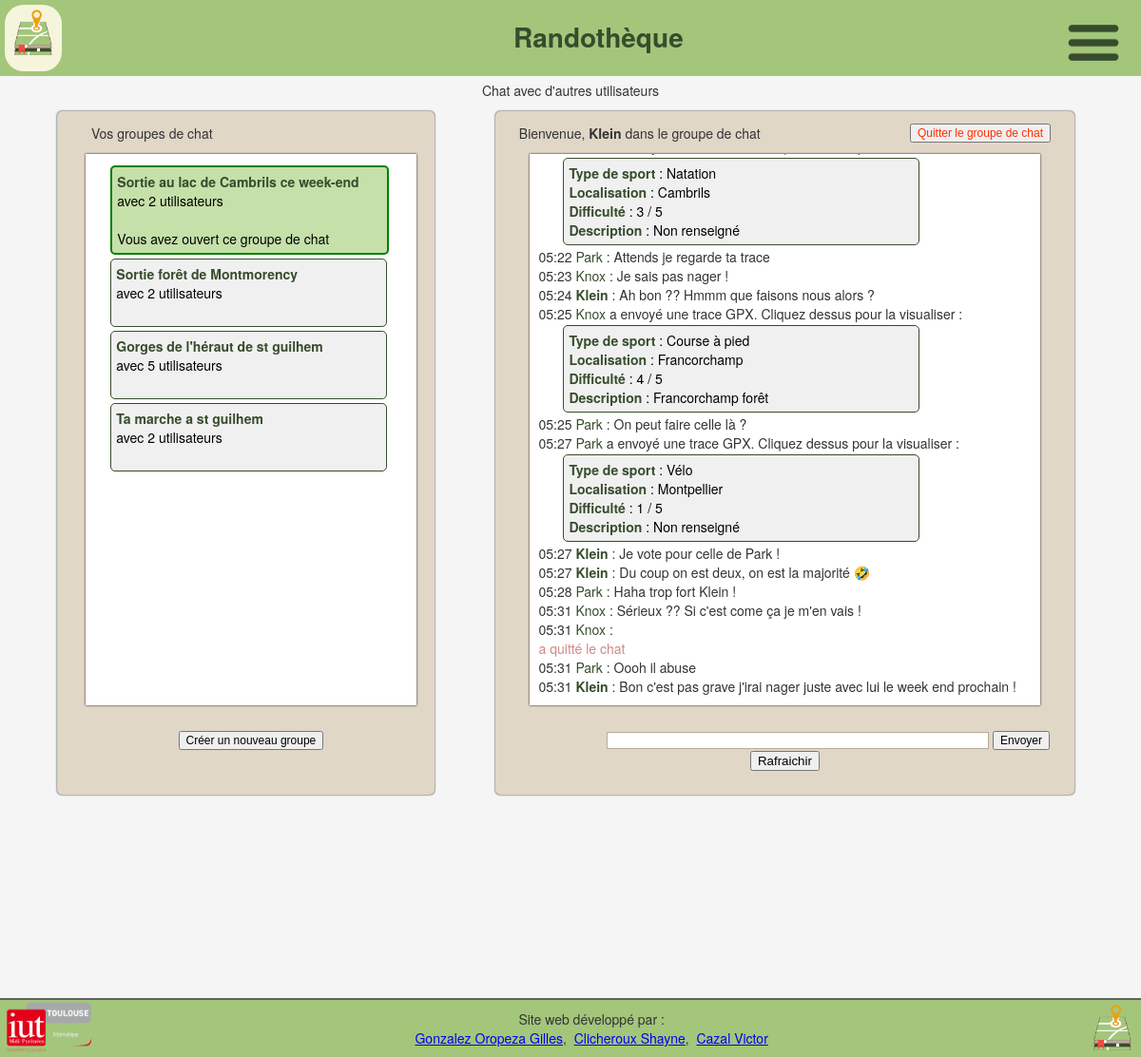
The page /chat.php?id_conv=6 (signed in) on the database its author committed.
### tables this page shows
CREATE TABLE IF NOT EXISTS `participer` (
  `Id_Utilisateur` int(11) NOT NULL,
  `Id_Conversation` int(11) NOT NULL,
  PRIMARY KEY (`Id_Utilisateur`,`Id_Conversation`),
  KEY `Id_Conversation` (`Id_Conversation`)
);

CREATE TABLE IF NOT EXISTS `conversation` (
  `Id_Conversation` int(11) NOT NULL AUTO_INCREMENT,
  `Libelle` varchar(100) DEFAULT NULL,
  PRIMARY KEY (`Id_Conversation`)
);

CREATE TABLE IF NOT EXISTS `message` (
  `Id_Utilisateur` int(11) NOT NULL,
  `Date_heure` bigint(20) NOT NULL,
  `Contenu` mediumtext,
  `Id_Conversation` int(11) NOT NULL,
  PRIMARY KEY (`Id_Utilisateur`,`Date_heure`),
  KEY `Id_Conversation` (`Id_Conversation`)
);

CREATE TABLE IF NOT EXISTS `utilisateur` (
  `Id_Utilisateur` int(11) NOT NULL AUTO_INCREMENT,
  `Mail` varchar(50) NOT NULL,
  `Nom_d_utilisateur` varchar(50) NOT NULL,
  `Mot_de_passe` varchar(50) NOT NULL,
  `Poids` int(11) DEFAULT NULL,
  `Taille` int(11) DEFAULT NULL,
  `Sexe` char(1) DEFAULT NULL,
  `DateN` varchar(50) DEFAULT NULL,
  PRIMARY KEY (`Id_Utilisateur`),
  UNIQUE KEY `Nom_d_utilisateur` (`Nom_d_utilisateur`),
  UNIQUE KEY `Mail` (`Mail`)
);

CREATE TABLE IF NOT EXISTS `fichier_gpx` (
  `Id_Fichier_GPX` int(11) NOT NULL AUTO_INCREMENT,
  `Nom` varchar(50) DEFAULT NULL,
  `Description` mediumtext,
  `Type_de_sport` varchar(50) DEFAULT NULL,
  `Difficulte` tinyint(4) DEFAULT NULL,
  `Localisation` varchar(50) DEFAULT NULL,
  `Id_Utilisateur` int(11) NOT NULL,
  `Distance` float DEFAULT NULL,
  PRIMARY KEY (`Id_Fichier_GPX`),
  KEY `Id_Utilisateur` (`Id_Utilisateur`)
);

### public_html/chat.php (the view, shortened to what this page needs)
<!DOCTYPE html>
<html lang="fr">
<?php
require 'php/functions.php';
include 'php/balise_head.php';
echo "<body>";
include 'php/head.php';
?>
<p>Chat avec d'autres utilisateurs</p>
<div id="main">
	<div id="chat_rooms">
		<div id="menu">
			<p class="welcome">Vos groupes de chat</b></p>
		</div>
		<div id="roombox">
			<?php
				$sql = "SELECT * FROM participer, conversation WHERE participer.Id_Utilisateur = :util AND participer.Id_Conversation = conversation.Id_Conversation";
				$req = $linkpdo->prepare($sql);
				$req->execute(array('util' => $_SESSION['id_util']));
				while($resultat = $req->fetch()) {
					$currentRoom = "";
					$disablelink = "";
					if(isset($_GET['id_conv'])) {
						if($_GET['id_conv'] == $resultat['Id_Conversation']) {
							$currentRoom = "current";
							$disablelink = "style=\"pointer-events: none\"";
						}
					}
					echo "<a href=\"chat.php?id_conv=".$resultat['Id_Conversation']."&conv_name=".$resultat['Libelle']."\" ".$disablelink."><div class='".$currentRoom."room'>";
					echo "<p class='".$currentRoom."chatroom'><strong>".$resultat['Libelle']."</strong></p>";
					$sql2 = "SELECT count(Id_Utilisateur) as Nb_Util FROM participer WHERE Id_Conversation = :conv";
					$req2 = $linkpdo->prepare($sql2);
					$req2->execute(array('conv' => $resultat['Id_Conversation']));
					$resultat2 = $req2->fetch();
					echo "<p class='".$currentRoom."chatroom'> avec ".$resultat2['Nb_Util']." utilisateurs</p></br>";
					if($currentRoom == "current") {
						echo "<p class='".$currentRoom."chatroom'>Vous avez ouvert ce groupe de chat</p>";
					}
					echo "</div></a>";
				}
			?>
		</div>
		<form name="createroom" action="creer_chat.php">
			<input name="createroom" type="submit"  id="createroom" value="Créer un nouveau groupe"/>
		</form>
	</div>
	<div id="wrapper">
		<div id="menu">
			<p class="welcome">Bienvenue, <b><?php echo $_SESSION['nom_util']; ?></b>
			<?php
				if(isset($_GET['id_conv'])) {
					echo " dans le groupe de chat <b>".$_GET['conv_name']."</b>";
				}
			?>
			</p>
			<?php
				if(isset($_GET['id_conv'])) {
			?>
				<form name="quit" method="post" action="chat.php">
					<input type="submit" id="exit" Onclick="confirmGroupQuit()" value="Quitter le groupe de chat" name="quit">
				</form>
			<?php
				}
			?>
		</div>
		<div id="chatbox">
			<?php
				if(isset($_GET['id_conv'])) {
					$id_conv = $_GET['id_conv'];
					$sql = "SELECT * FROM conversation, message, utilisateur
					WHERE conversation.Id_Conversation = :id_conv AND conversation.Id_Conversation = message.Id_Conversation AND message.Id_Utilisateur = utilisateur.Id_Utilisateur
					ORDER BY message.Date_heure DESC";
					$req = $linkpdo->prepare($sql);
					$req->execute(array(':id_conv' => $id_conv));
					$result = $req->fetchAll();
					foreach ($result as $row) {
						echo "<div class='message'>";
						echo "<p class='msg'>".date("H:i",$row['Date_heure']);
						if($row['Id_Utilisateur'] == $_SESSION['id_util']) {
							echo " <strong>".$row['Nom_d_utilisateur']."</strong>";
						}
						else {
							echo " <a class=\"otherutil\" href=\"profil.php?id_util=".$row['Id_Utilisateur']."\">".$row['Nom_d_utilisateur']."</a>";
						}
						if(strpos($row['Contenu'], "[trace=") !== false) {
							$trace = substr($row['Contenu'], 7, -1);
							echo " a envoyé une trace GPX. Cliquez dessus pour la visualiser : </p>";
							$sql2 = "SELECT * FROM fichier_gpx WHERE Id_Fichier_GPX = :id_gpx";
							$req2 = $linkpdo->prepare($sql2);
							$req2->execute(array(':id_gpx' => $trace));
							echo "<a href=\"visualisation.php?id_gpx=".$trace."\"><div class=\"trace\">";
							if($gpx = $req2->fetch()) {
								echo "<p class='gpxinfo'><strong>Type de sport</strong> : ".$gpx['Type_de_sport']."</p>";
								echo "<p class='gpxinfo'><strong>Localisation</strong> : ".$gpx['Localisation']."</p>";
								echo "<p class='gpxinfo'><strong>Difficulté</strong> : ".$gpx['Difficulte']." / 5</p>";
								echo "<p class='gpxinfo'><strong>Description</strong> : ".$gpx['Description']."</p>";
							} else {
								echo "<p class='gpxerror'>La trace n'existe pas ou a été supprimée</p>";
							}
							echo "</div></a>";
						} else {
							echo " : ".$row['Contenu']."</p>";
						}
						echo "</div>";
					}
				}
			?>
		</div>
		<form name="message" action="chat.php
		<?php
			if(isset($_GET['id_conv'])) {
				echo "?id_conv=".$_GET['id_conv']."&conv_name=".$_GET['conv_name'];
			}
		?>
		" method="post">
			<input name="message" type="text" id="usermsg" size="63" />
			<input name="submitmsg" type="submit"  id="submitmsg" value="Envoyer" <?php if(!isset($_GET['id_conv'])) { echo 'disabled="disabled"'; } ?>/>
			<?php
				if(isset($_GET['id_conv'])) {
					?>
					<button onclick="window.location.href='/chat.php?id_conv=<?php echo $_GET['id_conv']?>'">Rafraichir</button>
					<?php
				}
			?>
		</form>
	</div>
</div>
</body>
<?php
include 'php/footer.php';
?>
</html>

### public_html/css/chat.css (style rules this page uses)
body { font:12px arial; color: #222; text-align:center; padding:35px; }
form, p, span { margin:0; padding:0; }
input { font:12px arial; }
#exit { color:#ff2f00; text-decoration:none; float:right; }
#main { display: flex; flex-direction: row; margin: 1% 5%; height: fit-content; }
#wrapper, #chat_rooms { padding-bottom:25px; background-color: var(--beige-clair); border-radius: 5px; box-shadow: 0 0 2px #000; width:60%; margin:0 10px 0 auto; }
#wrapper { margin-left: 5%; }
#chat_rooms { width:38%; border-left:1px solid #ACD8F0; padding-left:10px; }
#chatbox, #roombox { text-align:left; margin:0 auto; margin-bottom:25px; padding:10px; background:#fff; height:40em; width:85%; box-shadow: 0 0 2px #000; overflow:auto; }
#usermsg { width:65%; margin : 0 auto 0 15%; border:1px solid var(--beige); }
#menu { padding:12.5px 25px 12.5px 25px; }
.welcome { float:left; }
#roombox, #chatbox { overflow-y: scroll; }
#chatbox { display: flex; flex-direction: column-reverse; }
strong { font-weight: bold; color: var(--vert-fonce); }
.otherutil { text-decoration: none; color: var(--vert-fonce); }
.trace, .room, .currentroom { padding: 5px; margin: 2px 0 2px 5%; float: left; border-radius: 5px; }
.trace, .room { background-color: var(--gris-tres-clair); border: 1px solid var(--vert-fonce); }
.currentroom { background-color: #c5e0a9; border: 2px solid green; }
.trace { width: 70%; }
.room, .currentroom { width: 85%; }
.gpxinfo, .room p, .currentroom p { text-decoration: none; color: #000; }
.leftchat { color: var(--rouge-clair); }

### public_html/css/common.css (style rules this page uses)
:root { --gris-tres-clair: #f0f0f0; --vert-tres-clair: #e4eed8; --vert-clair: #a3c67b; --vert-fonce: #374c2c; --rouge-fonce: #b80000; --rouge-clair: #d08888; --beige: #B6AC96; --beige-clair: #E0D7C7; --border-color: rgb(98, 98, 98); }
body { background-color: #f5f5f5; color: #333; font-family: "Helvetica Neue", Helvetica, Arial, sans-serif; font-size: 14px; line-height: 1.42857143; margin: 0; -webkit-font-smoothing: antialiased; -webkit-text-size-adjust: none; padding: 85px 0 60px 0; min-height: 100%; }

### rows shown on the page
participer: Id_Conversation.Libelle "Sortie au lac de Cambrils ce week-end", Nb_Util "2"
participer: Id_Conversation.Libelle "Sortie forêt de Montmorency", Nb_Util "2"
participer: Id_Conversation.Libelle "Gorges de l'héraut de st guilhem", Nb_Util "5"
participer: Id_Conversation.Libelle "Ta marche a st guilhem", Nb_Util "2"
message: Date_heure "05:31", Id_Utilisateur.Nom_d_utilisateur "Klein", Contenu "Bon c'est pas grave j'irai nager juste avec lui le week end prochain !"
message: Date_heure "05:31", Id_Utilisateur.Nom_d_utilisateur "Park", Contenu "Oooh il abuse"
message: Date_heure "05:31", Id_Utilisateur.Nom_d_utilisateur "Knox", Contenu "a quitté le chat"
message: Date_heure "05:31", Id_Utilisateur.Nom_d_utilisateur "Knox", Contenu "Sérieux ?? Si c'est come ça je m'en vais !"
message: Date_heure "05:28", Id_Utilisateur.Nom_d_utilisateur "Park", Contenu "Haha trop fort Klein !"
message: Date_heure "05:27", Id_Utilisateur.Nom_d_utilisateur "Klein", Contenu "Du coup on est deux, on est la majorité 🤣"
message: Date_heure "05:27", Id_Utilisateur.Nom_d_utilisateur "Klein", Contenu "Je vote pour celle de Park !"
message: Date_heure "05:27", Id_Utilisateur.Nom_d_utilisateur "Park", fichier_gpx.Type_de_sport "Vélo", fichier_gpx.Localisation "Montpellier", fichier_gpx.Difficulte "1", fichier_gpx.Description "Non renseigné"
message: Date_heure "05:25", Id_Utilisateur.Nom_d_utilisateur "Park", Contenu "On peut faire celle là ?"
message: Date_heure "05:25", Id_Utilisateur.Nom_d_utilisateur "Knox", fichier_gpx.Type_de_sport "Course à pied", fichier_gpx.Localisation "Francorchamp", fichier_gpx.Difficulte "4", fichier_gpx.Description "Francorchamp forêt"
message: Date_heure "05:24", Id_Utilisateur.Nom_d_utilisateur "Klein", Contenu "Ah bon ?? Hmmm que faisons nous alors ?"
message: Date_heure "05:23", Id_Utilisateur.Nom_d_utilisateur "Knox", Contenu "Je sais pas nager !"
message: Date_heure "05:22", Id_Utilisateur.Nom_d_utilisateur "Park", Contenu "Attends je regarde ta trace"
message: fichier_gpx.Type_de_sport "Natation", fichier_gpx.Localisation "Cambrils", fichier_gpx.Difficulte "3", fichier_gpx.Description "Non renseigné"

### other values the page prints
$_SESSION['nom_util'] "Klein"
